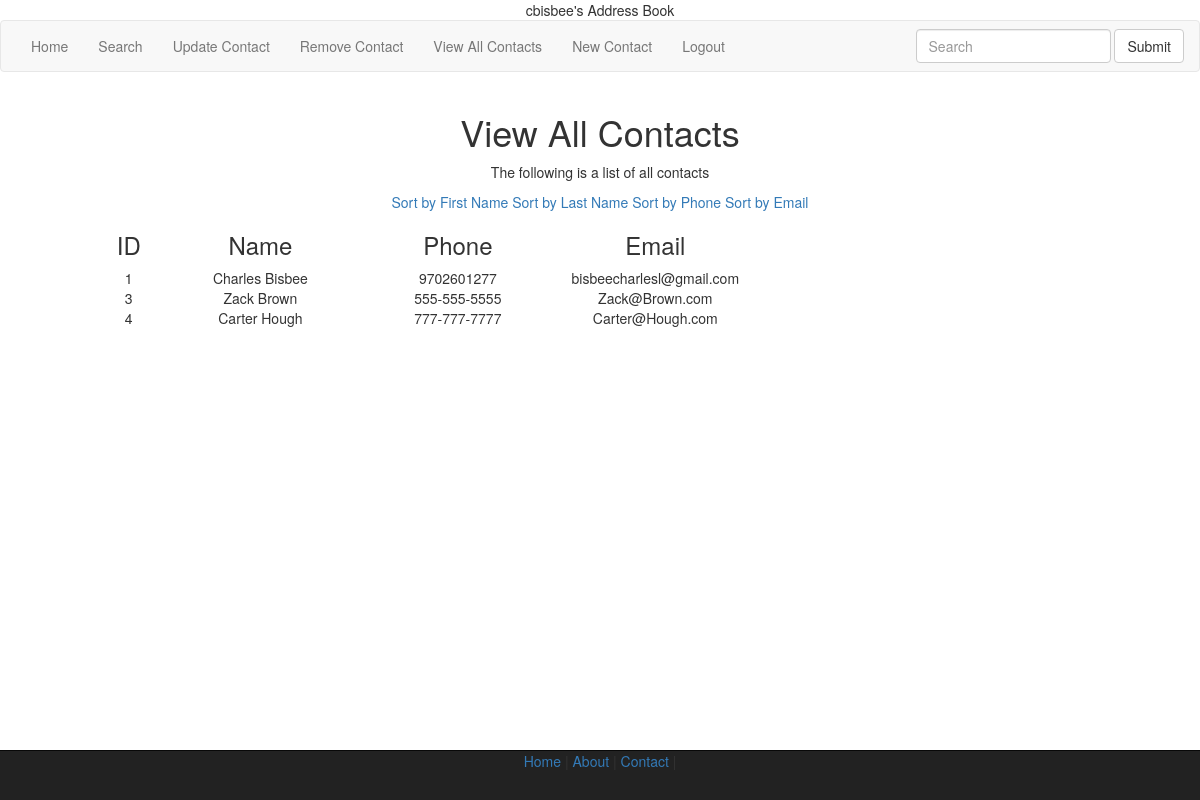
The app's page /viewAll/ (signed in), older data.
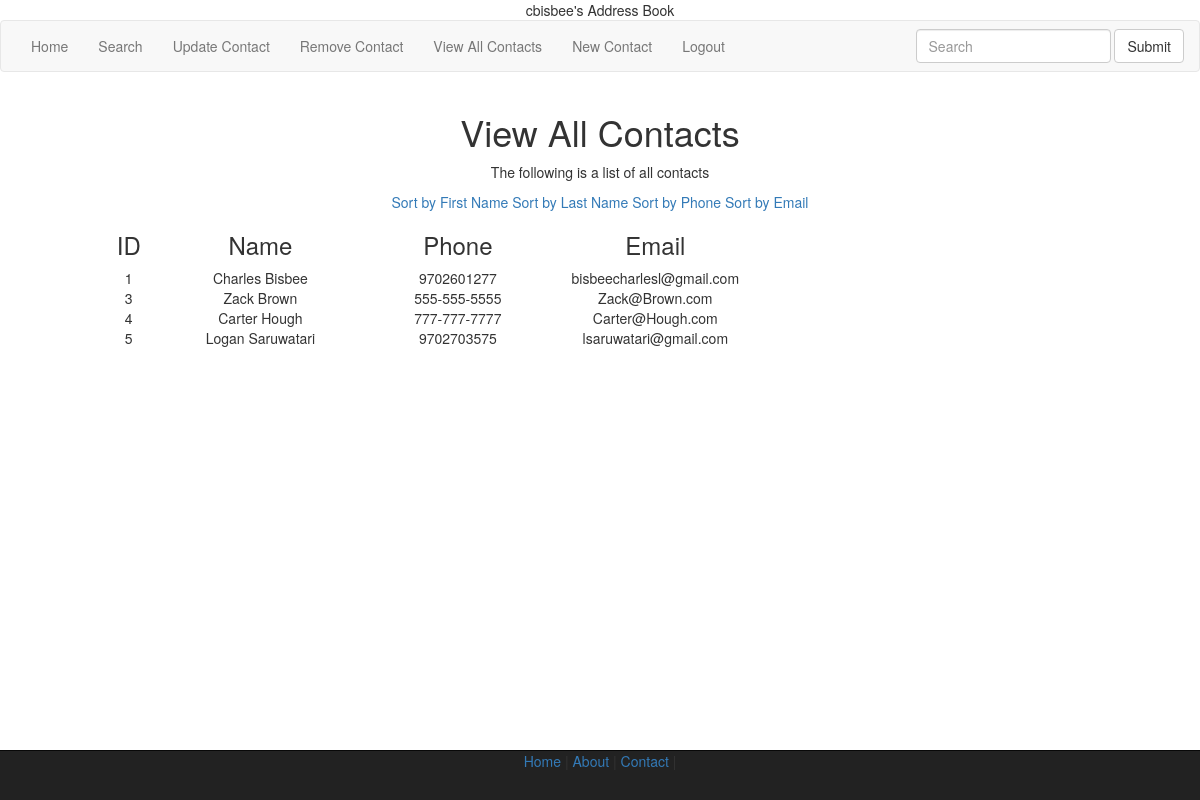
The same page, newer data.
### app1/models.py (models this page shows, shortened)
class Student(models.Model):
	first_name = models.CharField(max_length =50)
	last_name = models.CharField(max_length =50)
	email = models.CharField(max_length =50)
	phone = models.CharField(max_length =50)

### app1/views.py (the view)
# urls.py: url(r'^viewAll/$', views.viewAll, name='viewAll'),
@login_required(login_url='/login/')
def viewAll(request):
    errors=[]
    query_result = Student.objects.all()
    data = {
        'heading': 'View All Contacts',
        'content':'The following is a list of all contacts',
        'errors':errors,
        'query_result': query_result,
    }
    return render(request,'app1/db_Display_Template.html',data)

### app1/templates/app1/db_Display_Template.html (shortened to what this page needs)
{% load staticfiles %}
<!DOCTYPE html>
    <html lang="en">
    <head>
        <link href="{% static 'app1/css/bootstrap.min.css' %}" rel="stylesheet" />
        <title>Address Book</title></head>
    </head>
    <body class="text-center">
        <header>
            {{ user }}'s Address Book
        </header>
        <nav class="navbar navbar-default" role="navigation">
            <div class="container-fluid">
                <ul class="nav navbar-nav">
                    <li><a href="/home/">Home</a></li>
                    <li><a href="/searchUser/">Search</a></li>
                    <li><a href="/updateUser/">Update Contact</a></li>
                    <li><a href="/deleteUser/">Remove Contact</a></li>
                    <li><a href="/viewAll/">View All Contacts</a></li>
                    <li><a href="/addUser/">New Contact</a></li>
                    {% if user.is_authenticated %}
                    <li>
                        <a href="{% url 'logoutThing' %}">Logout</a>
                    </li>
                    {% else %}
                    <li>
                        <a href="{% url 'loginPage' %}">Login</a>
                    </li>
                    {% endif %}
                </ul>
                <form class="navbar-form navbar-right" role="search">
                <div class="form-group">
                  <input type="text" class="form-control" placeholder="Search">
                </div>
                <button type="submit" class="btn btn-default">Submit</button>
              </form>
            </div>
        </nav>
        <div class="container">
            <div class="row">
                <h1>{{ heading }}</h1>
                <p> {{ content }} </p>
            </div>
            <a href="/viewAllFirstName/">Sort by First Name</a>
            <a href="/viewAllLastName/">Sort by Last Name</a>
            <a href="/viewAllPhone/">Sort by Phone</a>
            <a href="/viewAllEmail/">Sort by Email</a>
            <table>
                <tr class ="row">
                    <td class="col-md-1">
                        <h3>ID</h3>
                    </td>
                    <td class="col-md-3">
                        <h3>Name</h3>
                    </td>
                    <td class ="col-md-3">
                            <h3>Phone</h3>
                    </td>
                    <td class="col-md-3">
                            <h3>Email</h3>
                    </td>
                </tr>
                {% for item in query_result %}
                <tr class ="row">
                    <td class="col-md-1">
                            {{ item.id }}
                    </td>
                    <td class="col-md-3">
                            {{ item.first_name }} {{ item.last_name }}
                    </td>
                    <td class="col-md-3">
                            {{ item.phone }}
                    </td>
                    <td class="col-md-3">
                        {{ item.email }}
                    </td>
                </tr>
                {% endfor %}
            </table>
        </div>
        <footer class="navbar navbar-inverse navbar-fixed-bottom">
            <a href="/index/">Home</a> | <a href="/about/">About</a> | <a href="/contact/">Contact </a>|
        </footer>
    </body>
    </html>

Row changes from the older to the newer data that the page shows:
added Student: id "5", first_name "Logan", last_name "Saruwatari", phone "9702703575", email "lsaruwatari@gmail.com"
